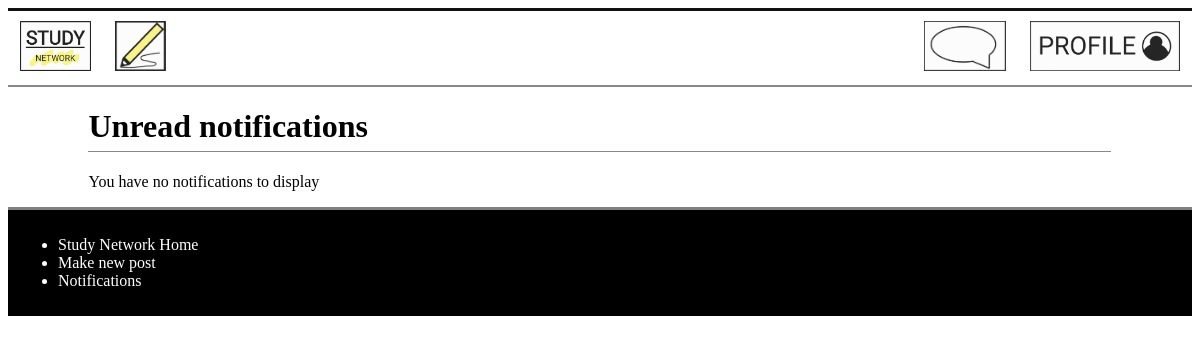
The app's page /notification (signed in), older data.
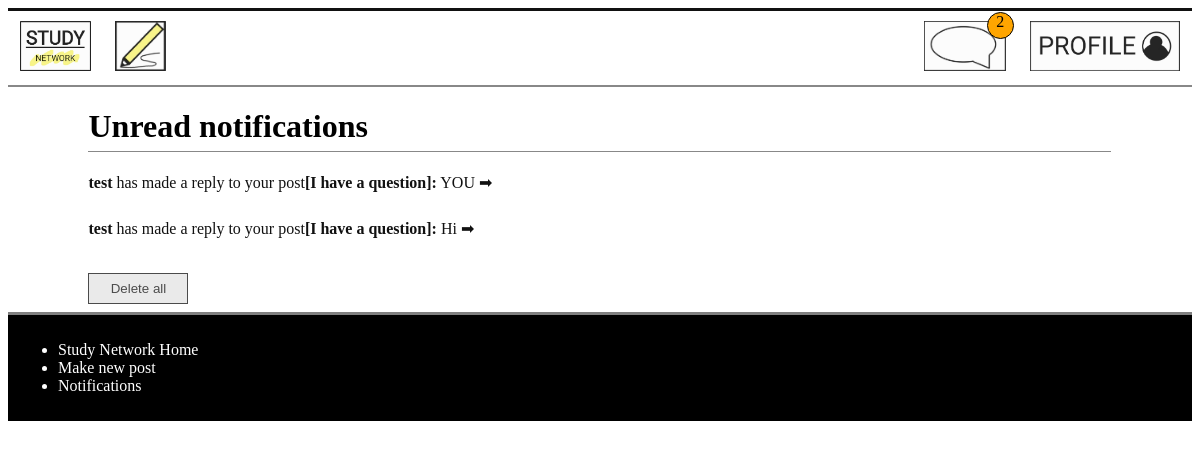
The same page, newer data.
### models.py (models this page shows)
class Notification(db.Model):
    __tablename__ = 'Notification'
    id = db.Column(db.Integer, primary_key=True)
    sender = db.Column(db.Text)
    content = db.Column(db.Text)
    user_id = db.Column(db.Integer, db.ForeignKey('User.id'), nullable = False)
    post_id = db.Column(db.Integer, db.ForeignKey('Post.id'), nullable = False)
    users_notification = db.relationship('User', back_populates='notifications_user')
    posts_notification = db.relationship('Post', back_populates='notifications_post')

class Post(db.Model):
    __tablename__ = 'Post'
    id = db.Column(db.Integer, primary_key=True)
    title = db.Column(db.Text)
    discussion = db.Column(db.Text)
    date = db.Column(db.Integer)
    comments = db.Column(db.Integer)
    user_id = db.Column(db.Integer, db.ForeignKey('User.id'))
    post_user = db.relationship('User', back_populates='user_post')
    replies_post = db.relationship('Reply', secondary=PostReply, back_populates='posts_reply')
    categories_post = db.relationship('Category', secondary=PostCategory, back_populates='posts_category')
    notifications_post = db.relationship('Notification', back_populates='posts_notification')
    posts = db.relationship('Comment', back_populates='user')

### main.py (the view)
@app.route('/notification', methods=['GET', 'POST'])
def notification():
    if g.logged_in_user == None:
        return redirect(url_for('signin'))
    else:
        notifications = models.Notification.query.filter_by(user_id = session['logged_in_user']).order_by(desc(models.Notification.id)).all()
        return render_template('notification.html', notifications=notifications, title='notification')

### main.py (called while the page is built)
@app.context_processor
def notification_processor():
    if  g.logged_in_user:
        num_notification = models.Notification.query.filter_by(user_id = session['logged_in_user']).all()
        if len(num_notification) > 99:
            return dict(num_notification = '99..') #When the number of notification is too big, it just shows 99+.
        else:
            return dict(num_notification = len(num_notification))
    else:
        return dict(num_notification = 'No one is logged in')

@app.before_request
def before_request():
    g.logged_in_user = None
    if 'logged_in_user' in session:
        g.logged_in_user = session['logged_in_user']

### templates/notification.html
{% extends 'layout.html' %}
{% block content %}
<main>
<div class='notification'>
<h1>Unread notifications</h1>
{% if notifications %}
    {% for notification in notifications %}
        <ul>
            <li><a href='/mark_read/{{notification.id}}/{{notification.posts_notification.id}}/1'><strong>{{notification.sender}}</strong>
                 has made a reply to your post<strong>[{{notification.posts_notification.title}}]:</strong>
                {{notification.content}} ➡</a>
            </li>
        </ul>
    {% endfor %}
    <button onclick="window.location.href='/mark_read/0/0/0'">Delete all</button>
{% else %}
    <p>You have no notifications to display</p>
{% endif %}
</div>
</main>
{% endblock %}

Row changes from the older to the newer data that the page shows:
added Notification: sender "test", posts_notification "I have a question", content "YOU"
added Notification: sender "test", posts_notification "I have a question", content "Hi"
Text that changed along with them:
{{ num_notification }}: (not shown) → "2"
text no longer shown: "You have no notifications to display"
text now shown: "Delete all"
